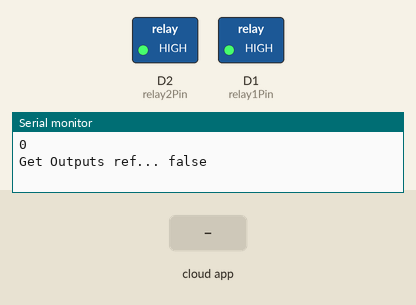
Simulated run of this sketch. Board: ESP8266 (NodeMCU). Parts: switched loads named in the sketch (green lamp = pin HIGH), the last lines printed to the serial monitor. The inputs (shaded band) are chosen by the test bench. WiFi joins after 1.5 s; servers stay silent unless stated; the Firebase database answers and starts empty.

Above: at 2.7 s.
2.8 s: the phone or cloud app sets Control_Out to 1
At 3.5 s:
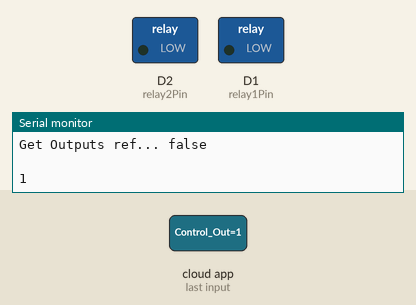
5.8 s: the phone or cloud app sets Control_Out to 0
At 7.1 s:
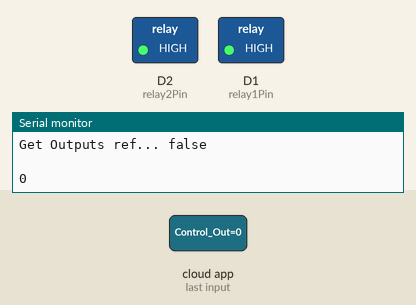
Timing chart, 0 to 8.8 s (numbered marks = the images above; inputs shaded):
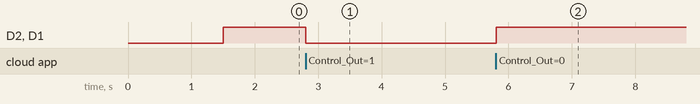

Measured:
- after the input at 2.8 s, D2 (relay2Pin), D1 (relay1Pin): HIGH → LOW at once
- after the input at 5.8 s, D2 (relay2Pin), D1 (relay1Pin): LOW → HIGH at once

The sketch:

NodeMCU_Relay.ino
```cpp
#include <ESP8266WiFi.h>
#include <FirebaseESP8266.h>

#include <addons/TokenHelper.h>
#include <addons/RTDBHelper.h>

//WiFi
#define WIFI_SSID "WiFi_Pancho"
#define WIFI_PASSWORD "123456789"

//FireBase
#define API_KEY "AIzaSyDoY2Gis3VJPMoKTYS8iqPS6nqIkPRy0x8"
#define DATABASE_URL "https://proyecto-final-8bdcf-default-rtdb.firebaseio.com/"

#define USER_EMAIL "espuser@mail.com"
#define USER_PASSWORD "esppassword"
//Define Firebase Data object
FirebaseData fbdo;
FirebaseAuth auth;
FirebaseConfig config;

//Declaring Initial Variables

bool bVal, Salida;

String baseData = "/Soil_Humidity";
unsigned long sendDataPrevMillis = 0;
// Relay pins
const int relay1Pin = D1;  // GPIO pin for relay 1
const int relay2Pin = D2;  // GPIO pin for relay 2
String Value;

void setup() {
  // put your setup code here, to run once:
  Serial.begin(115200);
  WiFi.begin(WIFI_SSID, WIFI_PASSWORD);
  Serial.print("Connecting to Wi-Fi");

  while (WiFi.status() != WL_CONNECTED)
  {
    Serial.print(".");
    delay(300);
  }

  Serial.println();
  Serial.print("Connected with IP: ");
  Serial.println(WiFi.localIP());
  Serial.println();

  Serial.printf("Firebase Client v%s\n\n", FIREBASE_CLIENT_VERSION);

  /* Assign the api key (required) */
  config.api_key = API_KEY;

  /* Assign the user sign in credentials */
  auth.user.email = USER_EMAIL;
  auth.user.password = USER_PASSWORD;

  /* Assign the RTDB URL (required) */
  config.database_url = DATABASE_URL;
  config.token_status_callback = tokenStatusCallback;
  Firebase.begin(&config, &auth);
  Firebase.reconnectWiFi(true);
  Firebase.setDoubleDigits(5);

  pinMode(relay1Pin, OUTPUT);
  pinMode(relay2Pin, OUTPUT);
  digitalWrite(relay1Pin, HIGH);
  digitalWrite(relay2Pin, HIGH);

}

void loop() {
  if (Firebase.ready() && (millis() - sendDataPrevMillis > 1000 || sendDataPrevMillis == 0))
  {
    sendDataPrevMillis = millis(); //Hora en Milisegundos


    Serial.printf("Get Outputs ref... %s\n", Firebase.RTDB.getBool(&fbdo, "/Control_Out", &bVal) ? bVal ? "true" : "false" : fbdo.errorReason().c_str());
    Serial.println(" ");
    Value = Firebase.RTDB.getBool(&fbdo, "/Control_Out", &bVal)? bVal ? "true" : "false" : fbdo.errorReason().c_str();
    if(Value=="true"){
      Salida = 1;
    }
    else{
      Salida = 0;
    }
    Serial.println(Salida);
  }
  digitalWrite(relay1Pin, !Salida);
  digitalWrite(relay2Pin, !Salida);
}
```
